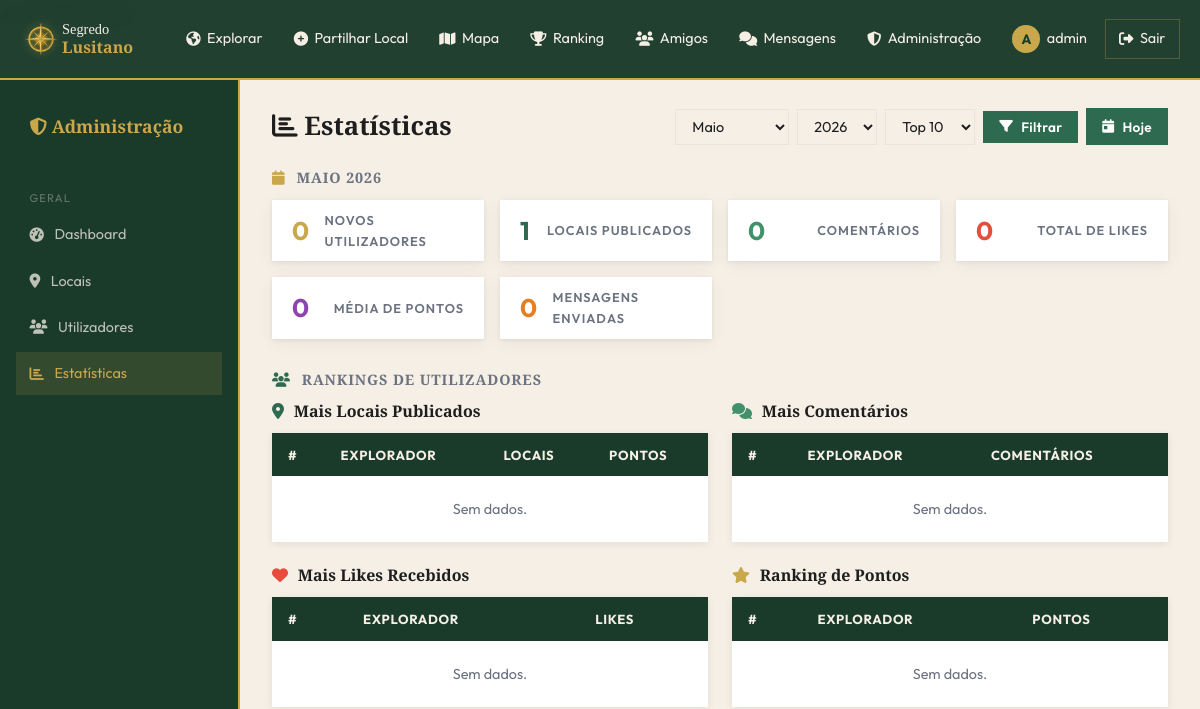
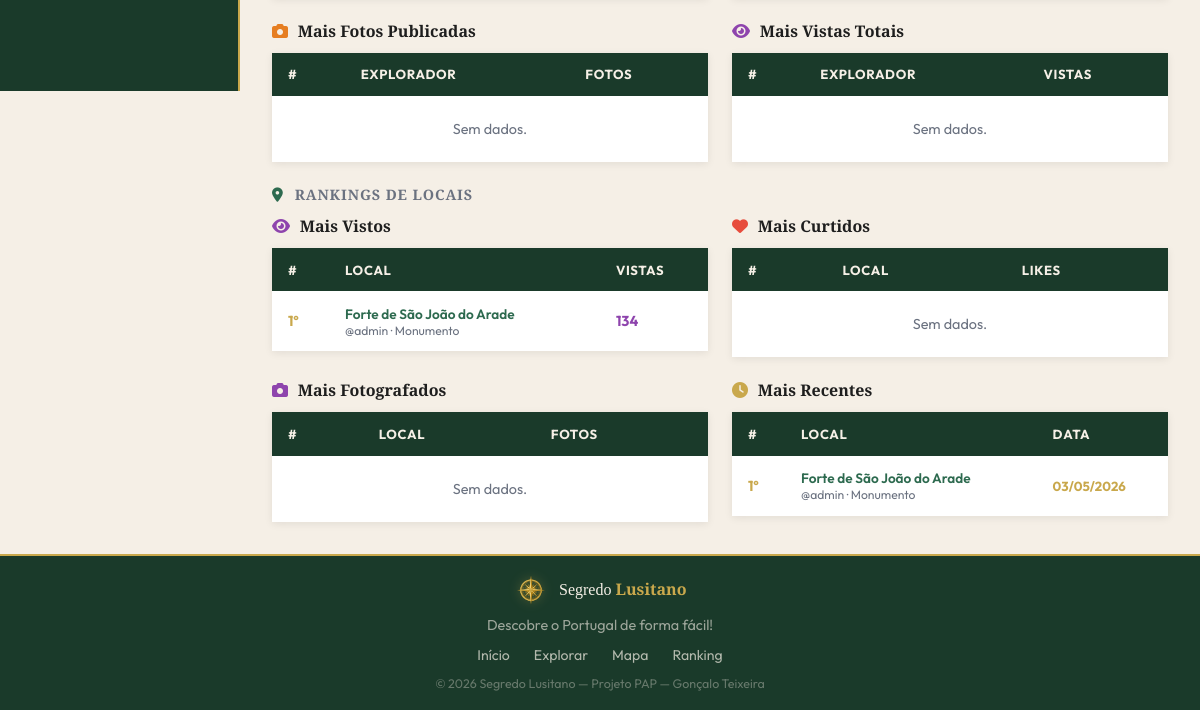
The app's page /admin/estatisticas.php (signed in), older data (2 pictures, top to bottom).
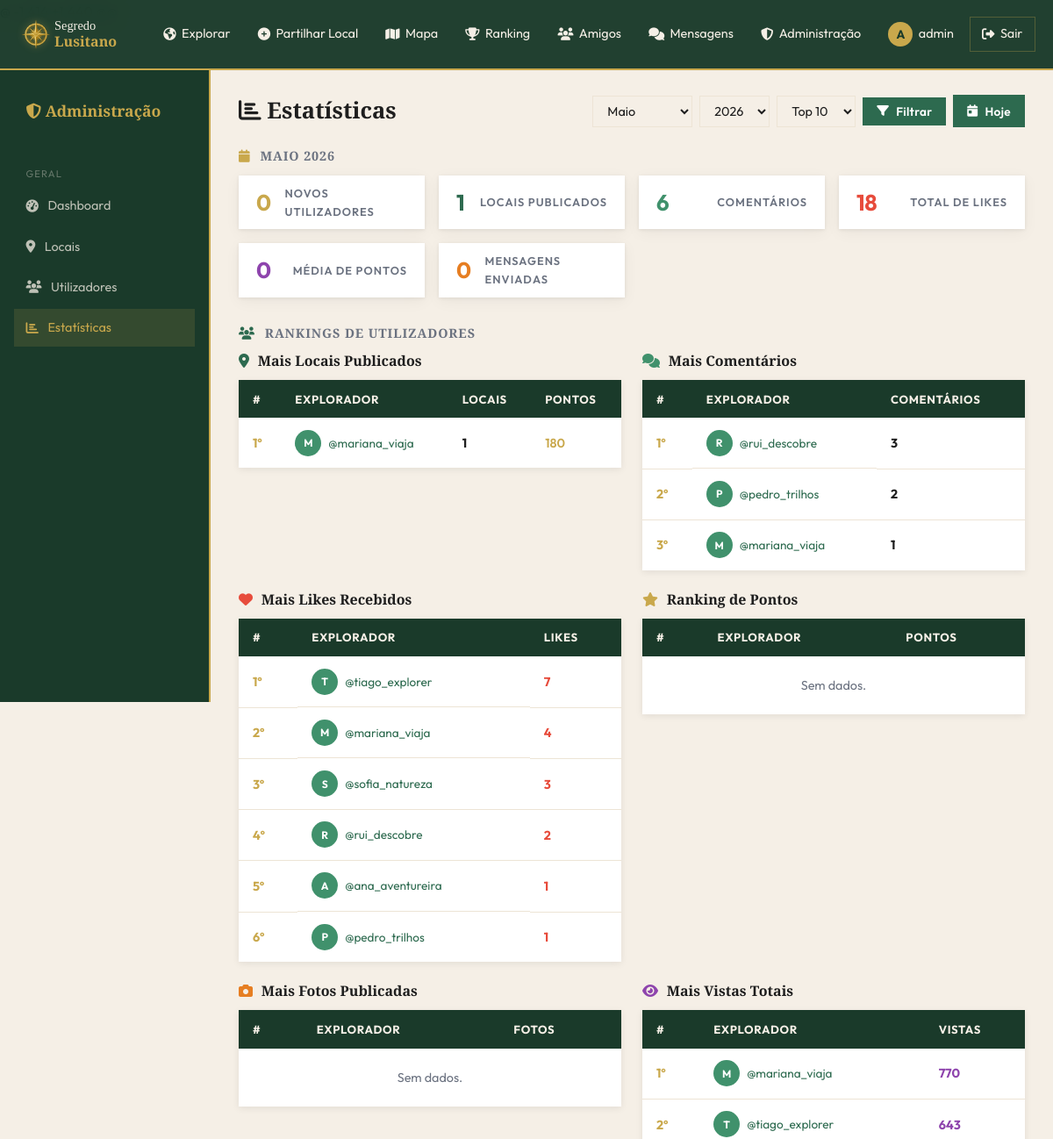
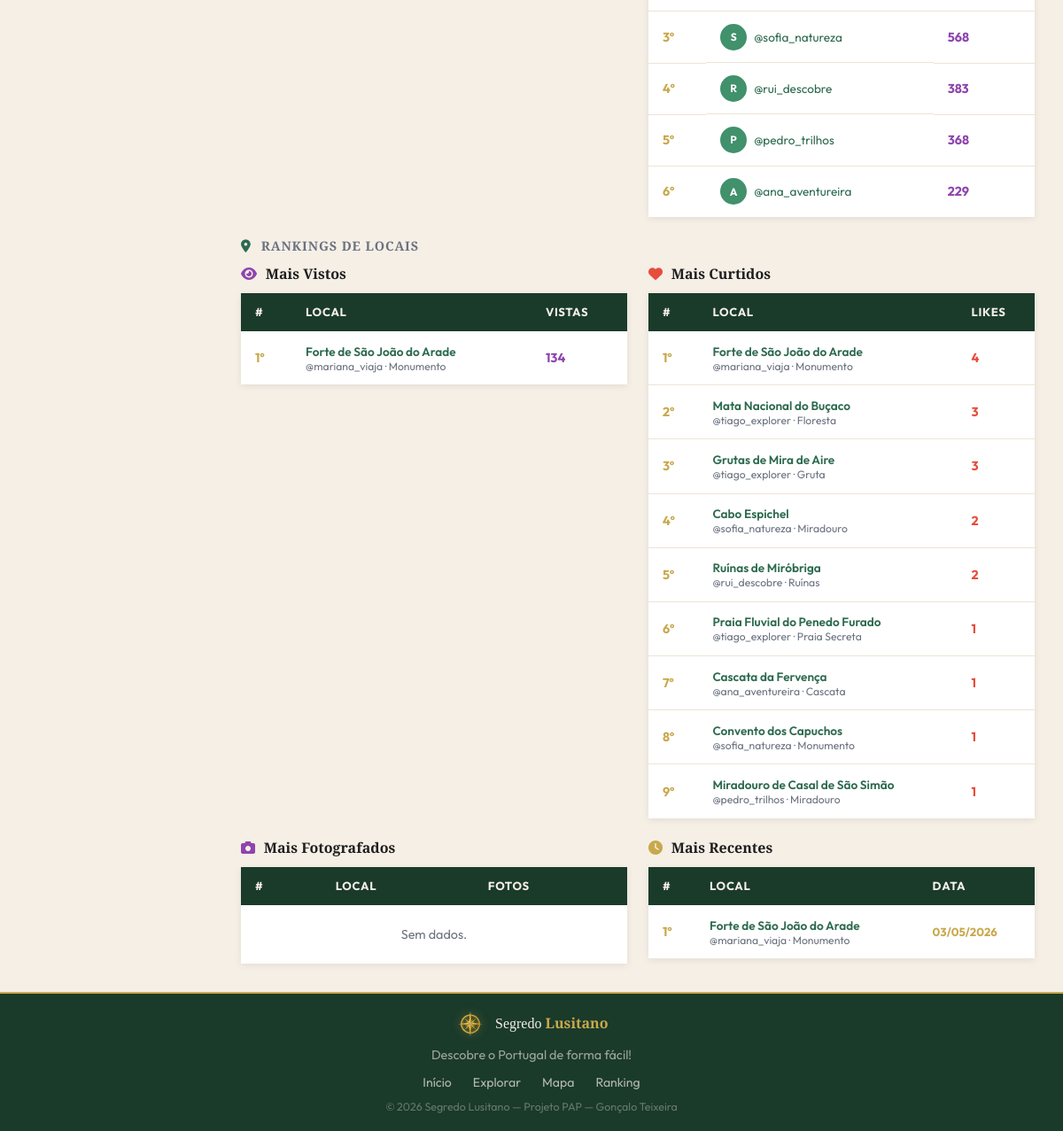
The same page, newer data (2 pictures, top to bottom).
### tables this page shows
CREATE TABLE locais (
    id INT AUTO_INCREMENT PRIMARY KEY,
    utilizador_id INT NOT NULL,
    categoria_id INT NOT NULL,
    regiao_id INT NOT NULL,
    nome VARCHAR(150) NOT NULL,
    descricao TEXT NOT NULL,
    latitude DECIMAL(10,7) NOT NULL,
    longitude DECIMAL(10,7) NOT NULL,
    dificuldade ENUM('facil','medio','dificil') DEFAULT 'medio',
    foto_capa VARCHAR(255) DEFAULT NULL,
    estado ENUM('pendente','aprovado','rejeitado') DEFAULT 'aprovado',
    bloqueado TINYINT(1) DEFAULT 0,
    vistas INT DEFAULT 0,
    criado_em DATETIME DEFAULT CURRENT_TIMESTAMP,
    FOREIGN KEY (utilizador_id) REFERENCES utilizadores(id) ON DELETE CASCADE,
    FOREIGN KEY (categoria_id)  REFERENCES categorias(id) ON DELETE RESTRICT,
    FOREIGN KEY (regiao_id)     REFERENCES regioes(id) ON DELETE RESTRICT
);

CREATE TABLE utilizadores (
    id INT AUTO_INCREMENT PRIMARY KEY,
    nome VARCHAR(100) NOT NULL,
    username VARCHAR(50) NOT NULL UNIQUE,
    email VARCHAR(150) NOT NULL UNIQUE,
    password VARCHAR(255) NOT NULL,
    avatar VARCHAR(255) DEFAULT NULL,
    bio TEXT DEFAULT NULL,
    pontos INT DEFAULT 0,
    role ENUM('user','admin', '[deleted]') DEFAULT 'user',
    ativo TINYINT(1) DEFAULT 1,
    verificado TINYINT(1) DEFAULT 0,
    privado TINYINT(1) DEFAULT 0,
    tipo_auth ENUM('email','google','github') DEFAULT 'email',
    criado_em DATETIME DEFAULT CURRENT_TIMESTAMP
);

CREATE TABLE categorias (
    id INT AUTO_INCREMENT PRIMARY KEY,
    nome VARCHAR(80) NOT NULL,
    icone VARCHAR(50) DEFAULT 'fas fa-map-pin'
);

### includes/config.php (called while the page is built, shortened)
<?php
function db(): PDO {
    static $pdo = null;
    if ($pdo === null) {
        $dsn = 'mysql:host=' . DB_HOST . ';dbname=' . DB_NAME . ';charset=utf8mb4';
        $options = [
            PDO::ATTR_ERRMODE            => PDO::ERRMODE_EXCEPTION,
            PDO::ATTR_DEFAULT_FETCH_MODE => PDO::FETCH_ASSOC,
            PDO::ATTR_EMULATE_PREPARES   => false,
        ];
        $pdo = new PDO($dsn, DB_USER, DB_PASS, $options);
    }
    return $pdo;
}

### includes/auth.php (called while the page is built, shortened)
<?php
require_once __DIR__ . '/config.php';
function h(string $s): string {
    return htmlspecialchars($s, ENT_QUOTES, 'UTF-8');
}

### admin/estatisticas.php (the view, shortened to what the changed rows need)
﻿<?php
$mes_sel = isset($_GET['mes']) ? (int)$_GET['mes'] : (int)date('m');
$ano_sel = isset($_GET['ano']) ? (int)$_GET['ano'] : (int)date('Y');
$top_sel = isset($_GET['top']) ? (int)$_GET['top'] : 10;
$nomes_meses = ['Janeiro','Fevereiro','Março','Abril','Maio','Junho','Julho','Agosto','Setembro','Outubro','Novembro','Dezembro'];
$stats = [];
$st = db()->prepare('SELECT COUNT(*) FROM utilizadores WHERE role="user" AND MONTH(criado_em)=? AND YEAR(criado_em)=?');
$st->execute([$mes_sel, $ano_sel]);
$stats['registos_mes'] = (int)$st->fetchColumn();
$st = db()->prepare('SELECT COUNT(*) FROM locais WHERE estado="aprovado" AND MONTH(criado_em)=? AND YEAR(criado_em)=?');
$st->execute([$mes_sel, $ano_sel]);
$stats['locais_mes'] = (int)$st->fetchColumn();
$st = db()->prepare('SELECT COUNT(*) FROM comentarios WHERE MONTH(criado_em)=? AND YEAR(criado_em)=?');
$st->execute([$mes_sel, $ano_sel]);
$stats['comentarios_mes'] = (int)$st->fetchColumn();
$st = db()->prepare('SELECT COUNT(*) FROM likes WHERE MONTH(criado_em)=? AND YEAR(criado_em)=?');
$st->execute([$mes_sel, $ano_sel]);
$stats['total_likes'] = (int)$st->fetchColumn();
$st = db()->prepare('SELECT AVG(pontos) FROM utilizadores WHERE role="user" AND ativo=1 AND MONTH(criado_em)=? AND YEAR(criado_em)=?');
$st->execute([$mes_sel, $ano_sel]);
$stats['media_pontos'] = (float)$st->fetchColumn();
$st = db()->prepare('SELECT COUNT(*) FROM mensagens WHERE MONTH(criado_em)=? AND YEAR(criado_em)=?');
$st->execute([$mes_sel, $ano_sel]);
$stats['total_mensagens'] = (int)$st->fetchColumn();
$st = db()->prepare('SELECT u.id, u.nome, u.username, u.avatar, u.pontos,
        COUNT(l.id) AS total_locais
     FROM utilizadores u
     LEFT JOIN locais l ON l.utilizador_id = u.id AND l.estado = "aprovado"
                       AND MONTH(l.criado_em) = ? AND YEAR(l.criado_em) = ?
     WHERE u.role = "user" AND u.ativo = 1
     GROUP BY u.id HAVING total_locais > 0 ORDER BY total_locais DESC LIMIT ?');
$st->execute([$mes_sel, $ano_sel, $top_sel]);
$rank_locais = $st->fetchAll();
$st = db()->prepare('SELECT u.id, u.nome, u.username, u.avatar,
        COUNT(c.id) AS total_comentarios
     FROM utilizadores u
     LEFT JOIN comentarios c ON c.utilizador_id = u.id
                            AND MONTH(c.criado_em) = ? AND YEAR(c.criado_em) = ?
     WHERE u.role = "user" AND u.ativo = 1
     GROUP BY u.id HAVING total_comentarios > 0 ORDER BY total_comentarios DESC LIMIT ?');
$st->execute([$mes_sel, $ano_sel, $top_sel]);
$rank_comentarios = $st->fetchAll();
$st = db()->prepare('SELECT u.id, u.nome, u.username, u.avatar,
        COUNT(lk.id) AS total_likes
     FROM utilizadores u
     LEFT JOIN locais l ON l.utilizador_id = u.id
     LEFT JOIN likes lk ON lk.local_id = l.id
                       AND MONTH(lk.criado_em) = ? AND YEAR(lk.criado_em) = ?
     WHERE u.role = "user" AND u.ativo = 1
     GROUP BY u.id HAVING total_likes > 0 ORDER BY total_likes DESC LIMIT ?');
$st->execute([$mes_sel, $ano_sel, $top_sel]);
$rank_likes = $st->fetchAll();
$st = db()->prepare('SELECT u.id, u.nome, u.username, u.avatar,
        SUM(l.vistas) AS total_vistas
     FROM utilizadores u
     JOIN locais l ON l.utilizador_id = u.id AND l.estado = "aprovado" AND l.bloqueado = 0
     WHERE u.role = "user" AND u.ativo = 1
     GROUP BY u.id HAVING total_vistas > 0 ORDER BY total_vistas DESC LIMIT ?');
$st->execute([$top_sel]);
$rank_vistas_totais = $st->fetchAll();
$st = db()->prepare('SELECT l.id, l.nome, l.vistas,
        u.username, c.nome AS categoria_nome
     FROM locais l
     JOIN utilizadores u ON u.id = l.utilizador_id
     JOIN categorias c ON c.id = l.categoria_id
     WHERE l.estado = "aprovado" AND l.bloqueado = 0
       AND MONTH(l.criado_em) = ? AND YEAR(l.criado_em) = ?
     ORDER BY l.vistas DESC LIMIT ?');
$st->execute([$mes_sel, $ano_sel, $top_sel]);
$rank_locais_vistos = $st->fetchAll();
$st = db()->prepare('SELECT l.id, l.nome,
        u.username, c.nome AS categoria_nome,
        COUNT(lk.id) AS total_likes
     FROM locais l
     JOIN utilizadores u ON u.id = l.utilizador_id
     JOIN categorias c ON c.id = l.categoria_id
     LEFT JOIN likes lk ON lk.local_id = l.id
                       AND MONTH(lk.criado_em) = ? AND YEAR(lk.criado_em) = ?
     WHERE l.estado = "aprovado" AND l.bloqueado = 0
     GROUP BY l.id HAVING total_likes > 0 ORDER BY total_likes DESC LIMIT ?');
$st->execute([$mes_sel, $ano_sel, $top_sel]);
$rank_locais_likes = $st->fetchAll();
$st = db()->prepare('SELECT l.id, l.nome, l.criado_em,
        u.username, c.nome AS categoria_nome
     FROM locais l
     JOIN utilizadores u ON u.id = l.utilizador_id
     JOIN categorias c ON c.id = l.categoria_id
     WHERE l.estado = "aprovado" AND l.bloqueado = 0
       AND MONTH(l.criado_em) = ? AND YEAR(l.criado_em) = ?
     ORDER BY l.criado_em DESC LIMIT ?');
$st->execute([$mes_sel, $ano_sel, $top_sel]);
$rank_recentes = $st->fetchAll();
include dirname(__DIR__) . '/includes/header.php';
function avatar_cell(array $u): string {
    $av = !empty($u['avatar'])
        ? '<img src="' . SITE_URL . '/uploads/locais/' . h($u['avatar']) . '" style="width:100%;height:100%;object-fit:cover;">'
        : '<span style="font-size:.75rem;font-weight:700;">' . mb_strtoupper(mb_substr($u['username'],0,1)) . '</span>';
    return '<div style="width:30px;height:30px;border-radius:50%;background:var(--verde-claro);color:#fff;
                display:flex;align-items:center;justify-content:center;flex-shrink:0;overflow:hidden;">' . $av . '</div>';
}
?>
<div class="page-content">
<div class="admin-wrapper">
  <main class="admin-content">
    <div style="display:flex;align-items:center;justify-content:space-between;flex-wrap:wrap;gap:1rem;margin-bottom:1.5rem;">
      <h1 class="admin-title" style="margin:0;"><i class="fas fa-chart-bar"></i> Estatísticas</h1>
    </div>
    <div style="margin-bottom:2rem;">
      <h2 style="font-size:.9rem;color:var(--texto-muted);text-transform:uppercase;letter-spacing:.06em;margin-bottom:.85rem;">
        <i class="fas fa-calendar" style="color:var(--dourado);margin-right:.4rem;"></i>
        <?= $nomes_meses[$mes_sel-1] ?> <?= $ano_sel ?>
      </h2>
      <div style="display:grid;grid-template-columns:repeat(auto-fill,minmax(180px,1fr));gap:1rem;">
        <div class="admin-stat-card" style="border-color:var(--verde-claro);">
          <div class="num" style="color:var(--verde-claro);"><?= $stats['comentarios_mes'] ?></div>
          <div class="lbl">Comentários</div>
        </div>
        <div class="admin-stat-card" style="border-color:#e74c3c;">
          <div class="num" style="color:#e74c3c;"><?= number_format($stats['total_likes']) ?></div>
          <div class="lbl">Total de Likes</div>
        </div>
      </div>
    </div>
    <h2 style="font-size:.9rem;color:var(--texto-muted);text-transform:uppercase;letter-spacing:.06em;margin-bottom:.85rem;">
      <i class="fas fa-users" style="color:var(--verde);margin-right:.4rem;"></i> Rankings de Utilizadores
    </h2>
    <div class="admin-rankings-grid" style="display:grid;gap:1.5rem;margin-bottom:1.5rem;grid-template-columns:1fr 1fr;">
      <div>
        <table class="data-table">
          <thead><tr><th>#</th><th>Explorador</th><th>Locais</th><th>Pontos</th></tr></thead>
          <tbody>
            <?php foreach ($rank_locais as $i => $u): ?>
            <tr>
              <td style="font-weight:700;color:var(--dourado);"><?= $i+1 ?>º</td>
              <td style="display:flex;align-items:center;gap:.5rem;"><?= avatar_cell($u) ?><a href="<?= SITE_URL ?>/pages/perfil.php?id=<?= $u['id'] ?>" style="color:var(--verde);font-size:.85rem;">@<?= h($u['username']) ?></a></td>
              <td style="font-weight:700;"><?= $u['total_locais'] ?></td>
              <td style="color:var(--dourado);font-weight:600;"><?= number_format($u['pontos']) ?></td>
            </tr>
            <?php endforeach; ?>
            <?php if (!$rank_locais): ?><tr><td colspan="4" style="text-align:center;color:var(--texto-muted);padding:1.5rem;">Sem dados.</td></tr><?php endif; ?>
          </tbody>
        </table>
      </div>
      <div>
        <table class="data-table">
          <thead><tr><th>#</th><th>Explorador</th><th>Comentários</th></tr></thead>
          <tbody>
            <?php foreach ($rank_comentarios as $i => $u): ?>
            <tr>
              <td style="font-weight:700;color:var(--dourado);"><?= $i+1 ?>º</td>
              <td style="display:flex;align-items:center;gap:.5rem;"><?= avatar_cell($u) ?><a href="<?= SITE_URL ?>/pages/perfil.php?id=<?= $u['id'] ?>" style="color:var(--verde);font-size:.85rem;">@<?= h($u['username']) ?></a></td>
              <td style="font-weight:700;"><?= $u['total_comentarios'] ?></td>
            </tr>
            <?php endforeach; ?>
            <?php if (!$rank_comentarios): ?><tr><td colspan="3" style="text-align:center;color:var(--texto-muted);padding:1.5rem;">Sem dados.</td></tr><?php endif; ?>
          </tbody>
        </table>
      </div>
      <div>
        <table class="data-table">
          <thead><tr><th>#</th><th>Explorador</th><th>Likes</th></tr></thead>
          <tbody>
            <?php foreach ($rank_likes as $i => $u): ?>
            <tr>
              <td style="font-weight:700;color:var(--dourado);"><?= $i+1 ?>º</td>
              <td style="display:flex;align-items:center;gap:.5rem;"><?= avatar_cell($u) ?><a href="<?= SITE_URL ?>/pages/perfil.php?id=<?= $u['id'] ?>" style="color:var(--verde);font-size:.85rem;">@<?= h($u['username']) ?></a></td>
              <td style="font-weight:700;color:#e74c3c;"><?= $u['total_likes'] ?></td>
            </tr>
            <?php endforeach; ?>
            <?php if (!$rank_likes): ?><tr><td colspan="3" style="text-align:center;color:var(--texto-muted);padding:1.5rem;">Sem dados.</td></tr><?php endif; ?>
          </tbody>
        </table>
      </div>
      <div>
        <table class="data-table">
          <thead><tr><th>#</th><th>Explorador</th><th>Pontos</th></tr></thead>
        </table>
      </div>
      <div>
        <table class="data-table">
          <thead><tr><th>#</th><th>Explorador</th><th>Fotos</th></tr></thead>
        </table>
      </div>
      <div>
        <table class="data-table">
          <thead><tr><th>#</th><th>Explorador</th><th>Vistas</th></tr></thead>
          <tbody>
            <?php foreach ($rank_vistas_totais as $i => $u): ?>
            <tr>
              <td style="font-weight:700;color:var(--dourado);"><?= $i+1 ?>º</td>
              <td style="display:flex;align-items:center;gap:.5rem;"><?= avatar_cell($u) ?><a href="<?= SITE_URL ?>/pages/perfil.php?id=<?= $u['id'] ?>" style="color:var(--verde);font-size:.85rem;">@<?= h($u['username']) ?></a></td>
              <td style="font-weight:700;color:#8e44ad;"><?= number_format($u['total_vistas']) ?></td>
            </tr>
            <?php endforeach; ?>
            <?php if (!$rank_vistas_totais): ?><tr><td colspan="3" style="text-align:center;color:var(--texto-muted);padding:1.5rem;">Sem dados.</td></tr><?php endif; ?>
          </tbody>
        </table>
      </div>
    </div>
    <h2 style="font-size:.9rem;color:var(--texto-muted);text-transform:uppercase;letter-spacing:.06em;margin-bottom:.85rem;">
      <i class="fas fa-location-dot" style="color:var(--verde);margin-right:.4rem;"></i> Rankings de Locais
    </h2>
    <div class="admin-rankings-grid" style="display:grid;gap:1.5rem;grid-template-columns:1fr 1fr;">
      <div>
        <table class="data-table">
          <thead><tr><th>#</th><th>Local</th><th>Vistas</th></tr></thead>
          <tbody>
            <?php foreach ($rank_locais_vistos as $i => $l): ?>
            <tr>
              <td style="font-weight:700;color:var(--dourado);"><?= $i+1 ?>º</td>
              <td><a href="<?= SITE_URL ?>/pages/local.php?id=<?= $l['id'] ?>" style="color:var(--verde);font-weight:600;font-size:.85rem;"><?= h($l['nome']) ?></a><div style="font-size:.76rem;color:var(--texto-muted);">@<?= h($l['username']) ?> · <?= h($l['categoria_nome']) ?></div></td>
              <td style="font-weight:700;color:#8e44ad;"><?= number_format($l['vistas']) ?></td>
            </tr>
            <?php endforeach; ?>
          </tbody>
        </table>
      </div>
      <div>
        <table class="data-table">
          <thead><tr><th>#</th><th>Local</th><th>Likes</th></tr></thead>
          <tbody>
            <?php foreach ($rank_locais_likes as $i => $l): ?>
            <tr>
              <td style="font-weight:700;color:var(--dourado);"><?= $i+1 ?>º</td>
              <td><a href="<?= SITE_URL ?>/pages/local.php?id=<?= $l['id'] ?>" style="color:var(--verde);font-weight:600;font-size:.85rem;"><?= h($l['nome']) ?></a><div style="font-size:.76rem;color:var(--texto-muted);">@<?= h($l['username']) ?> · <?= h($l['categoria_nome']) ?></div></td>
              <td style="font-weight:700;color:#e74c3c;"><?= number_format($l['total_likes']) ?></td>
            </tr>
            <?php endforeach; ?>
            <?php if (!$rank_locais_likes): ?><tr><td colspan="3" style="text-align:center;color:var(--texto-muted);padding:1.5rem;">Sem dados.</td></tr><?php endif; ?>
          </tbody>
        </table>
      </div>
      <div>
        <table class="data-table">
          <thead><tr><th>#</th><th>Local</th><th>Fotos</th></tr></thead>
        </table>
      </div>
      <div>
        <table class="data-table">
          <thead><tr><th>#</th><th>Local</th><th>Data</th></tr></thead>
          <tbody>
            <?php foreach ($rank_recentes as $i => $l): ?>
            <tr>
              <td style="font-weight:700;color:var(--dourado);"><?= $i+1 ?>º</td>
              <td><a href="<?= SITE_URL ?>/pages/local.php?id=<?= $l['id'] ?>" style="color:var(--verde);font-weight:600;font-size:.85rem;"><?= h($l['nome']) ?></a><div style="font-size:.76rem;color:var(--texto-muted);">@<?= h($l['username']) ?> · <?= h($l['categoria_nome']) ?></div></td>
              <td style="font-weight:700;color:var(--dourado);font-size:.82rem;"><?= date('d/m/Y', strtotime($l['criado_em'])) ?></td>
            </tr>
            <?php endforeach; ?>
          </tbody>
        </table>
      </div>
    </div>
  </main>
</div>
</div>
<?php include dirname(__DIR__) . '/includes/footer.php'; ?>

Row changes from the older to the newer data that the page shows:
added utilizadores: username "M", username "mariana_viaja", total_locais "1", pontos "180", total_comentarios "1", total_likes "4", total_vistas "770"
added utilizadores: username "R", username "rui_descobre", total_comentarios "3", total_likes "2", total_vistas "383"
added utilizadores: username "P", username "pedro_trilhos", total_comentarios "2", total_likes "1", total_vistas "368"
added utilizadores: username "T", username "tiago_explorer", total_likes "7", total_vistas "643"
added utilizadores: username "S", username "sofia_natureza", total_likes "3", total_vistas "568"
added utilizadores: username "A", username "ana_aventureira", total_likes "1", total_vistas "229"
now on one of the page's lists (row edited): locais: nome "Forte de São João do Arade", utilizador.username "mariana_viaja", categoria.nome "Monumento"
changed locais "Forte de São João do Arade": utilizador.username "admin" → "mariana_viaja"
now on this page (row edited): locais: nome "Mata Nacional do Buçaco", utilizador.username "tiago_explorer", categoria.nome "Floresta", total_likes "3", shown under "Mais Curtidos"
now on this page (row edited): locais: nome "Grutas de Mira de Aire", utilizador.username "tiago_explorer", categoria.nome "Gruta", total_likes "3", shown under "Mais Curtidos"
now on this page (row edited): locais: nome "Cabo Espichel", utilizador.username "sofia_natureza", categoria.nome "Miradouro", total_likes "2", shown under "Mais Curtidos"
now on this page (row edited): locais: nome "Ruínas de Miróbriga", utilizador.username "rui_descobre", categoria.nome "Ruínas", total_likes "2", shown under "Mais Curtidos"
now on this page (row edited): locais: nome "Praia Fluvial do Penedo Furado", utilizador.username "tiago_explorer", categoria.nome "Praia Secreta", total_likes "1", shown under "Mais Curtidos"
now on this page (row edited): locais: nome "Cascata da Fervença", utilizador.username "ana_aventureira", categoria.nome "Cascata", total_likes "1", shown under "Mais Curtidos"
now on this page (row edited): locais: nome "Convento dos Capuchos", utilizador.username "sofia_natureza", categoria.nome "Monumento", total_likes "1", shown under "Mais Curtidos"
now on this page (row edited): locais: nome "Miradouro de Casal de São Simão", utilizador.username "pedro_trilhos", categoria.nome "Miradouro", total_likes "1", shown under "Mais Curtidos"
Text that changed along with them:
$stats['comentarios_mes']: "0" → "6"
$stats['total_likes']: "0" → "18"
text no longer shown: "Sem dados. Sem dados. Sem dados. Sem dados. Sem dados."
